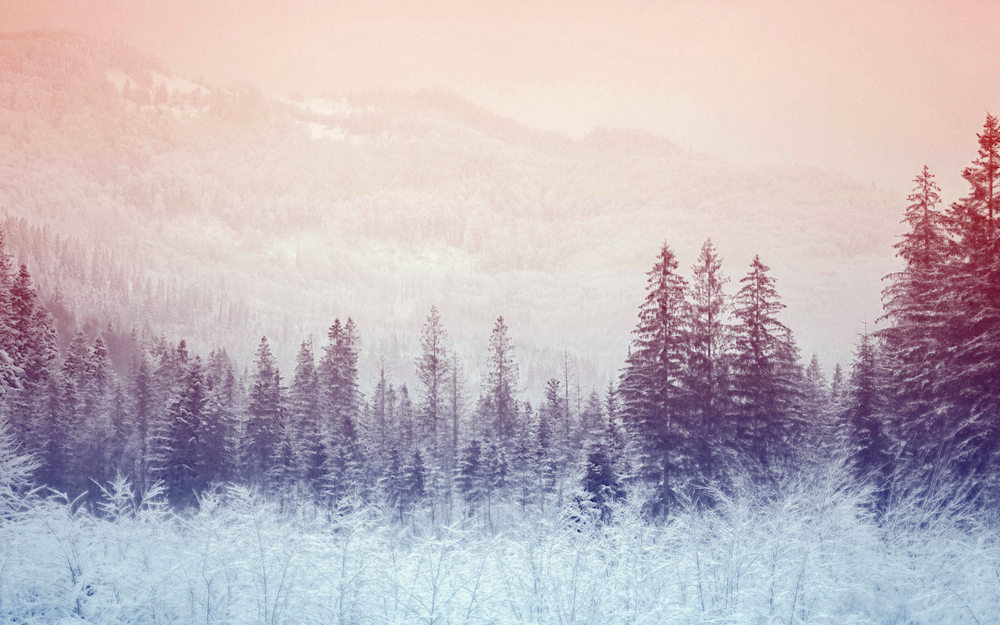
#> input picture Test_Image3.png, 1000 x 625 px
$ python Image_Rotation.py
#> lines starting #> are read from the running program, lines starting #| are printed output that depends on the picture
#> in main, Input_Image is the input picture: PIL image 1000x625 RGB; mean R, G, B 193.5, 182.5, 188.7
## This Program is Written by Abubakr Shafique (abubakr.shafique@gmail.com)

from PIL import Image

def Rotate_Clockwise(Input_Image):

    New_Image = Input_Image.transpose(Image.ROTATE_270)
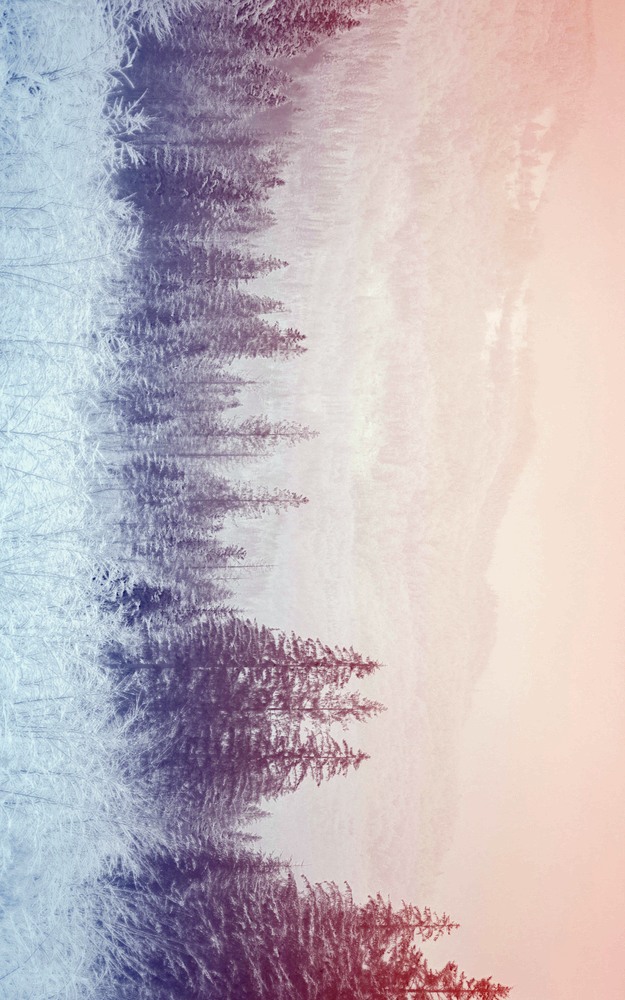
#> New_Image: PIL image 625x1000 RGB; mean R, G, B 193.5, 182.5, 188.7

    return New_Image

def Rotate_Counter_Clockwise(Input_Image):

    New_Image = Input_Image.transpose(Image.ROTATE_90)
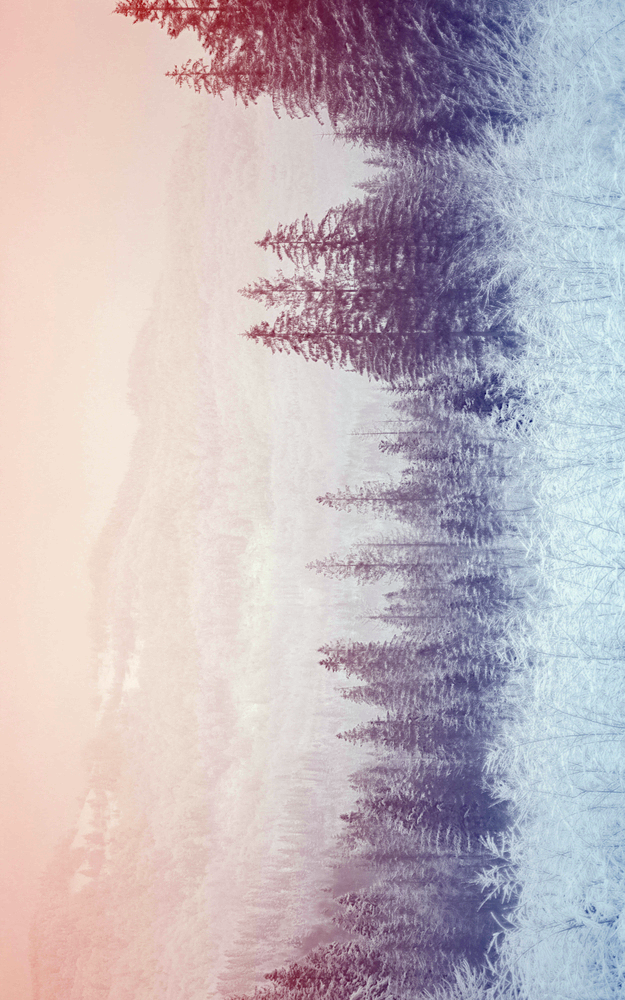
#> New_Image: PIL image 625x1000 RGB; mean R, G, B 193.5, 182.5, 188.7

    return New_Image

def Rotate_Upside_Down(Input_Image):

    New_Image = Input_Image.transpose(Image.ROTATE_180)
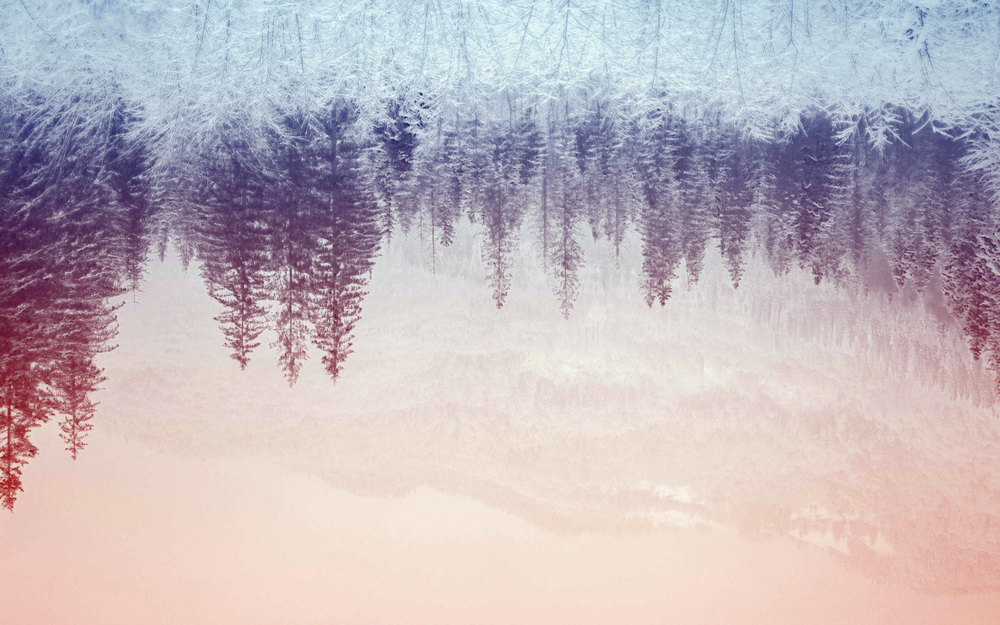
#> New_Image: PIL image 1000x625 RGB; mean R, G, B 193.5, 182.5, 188.7

    return New_Image

def main():
    Input_Image = Image.open('Test_Image3.png')

    CW_Rotated_Image = Rotate_Clockwise(Input_Image)
    CW_Rotated_Image.save('CW_Rotated_Image.png')

    CCW_Rotated_Image = Rotate_Counter_Clockwise(Input_Image)
    CCW_Rotated_Image.save('CCW_Rotated_Image.png')

    UD_Rotated_Image = Rotate_Upside_Down(Input_Image)
    UD_Rotated_Image.save('UD_Rotated_Image.png')

    input('Please Enter to Continue...')


if __name__ == '__main__':
    main()
